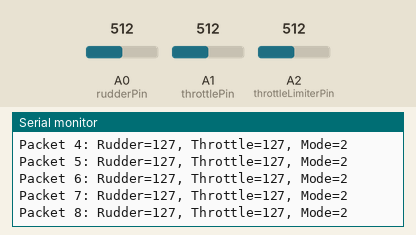
Recording of a sketch running on a simulated Arduino Nano, built with avr-gcc and run on an emulated ATmega328P. On the bench: the last lines printed to the serial monitor. The test bench sets the inputs (shaded band); at power-on: A0 (rudderPin) = 512, A1 (throttlePin) = 512, A2 (throttleLimiterPin) = 512. No radio packets arrive unless stated.

Above: at 1.2 s.
1.3 s: A0 (rudderPin) set to 399
At 1.36 s:
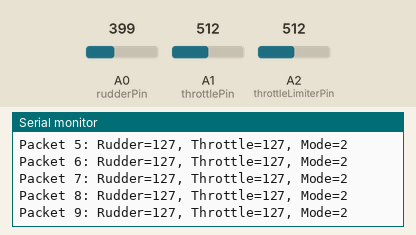
2.8 s: A1 (throttlePin) set to 399
At 2.89 s:
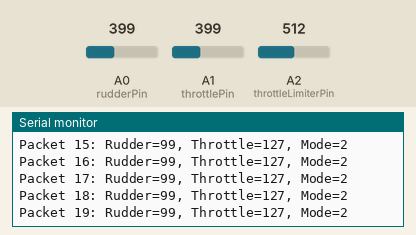
4.3 s: A2 (throttleLimiterPin) set to 399
At 4.42 s:
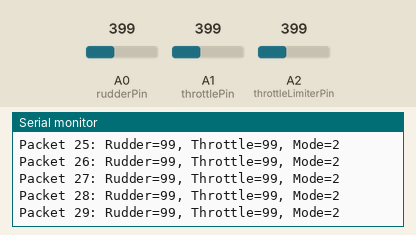
5.8 s: A0 (rudderPin) set to 419
At 5.94 s:
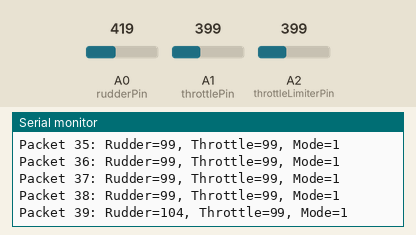
7.3 s: A1 (throttlePin) set to 419
At 7.32 s:
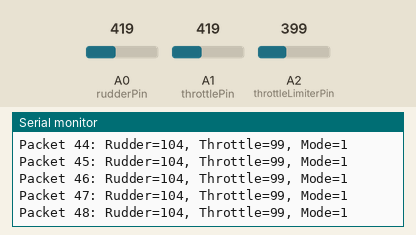
8.8 s: A2 (throttleLimiterPin) set to 419
At 8.84 s:
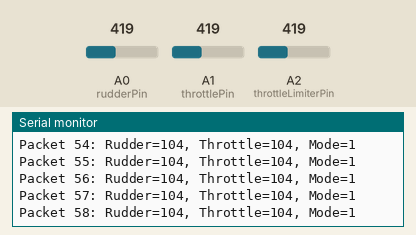
Timing chart, 0 to 11.3 s (numbered marks = the images above; inputs shaded):
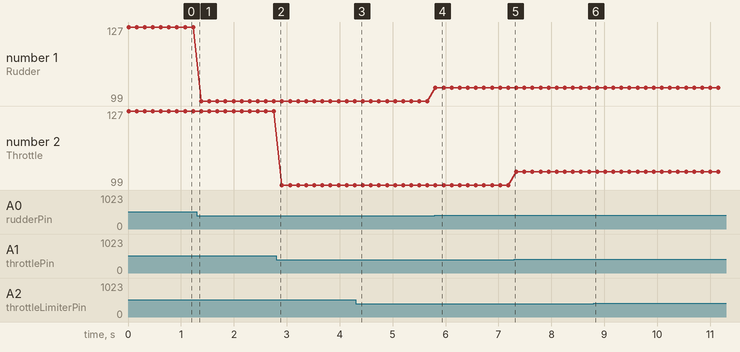

Measured:
- after the input at 5.8 s, the serial monitor: prints a new line at once (image 4)
- plotted number 1: 127 → 99 after the input at 1.3 s, 99 → 104 after the input at 5.8 s

The sketch:

NANO_TX_RANGETEST_2_24_2025.ino
```cpp
#include <SPI.h>
#include <RF24.h>
//NANO RANGE TEST CODE
// NRF24L01 setup
RF24 radio(7, 6); // CE, CSN pins
//transmission testing TX
// Communication pipe address
const uint64_t pipe = 0xF0F0F0F0E1LL;

// Analog pins for rudder and throttle
const int rudderPin = A0;
const int throttlePin = A1;
const int throttleLimiterPin = A2;

// Data structure for transmission
struct ControlData {
    uint8_t rudder;
    uint8_t throttle;
    uint8_t throttleMode;
} __attribute__((packed));

void setup() {
    Serial.begin(115200);
    // Initialize NRF24L01
    Serial.println("Initializing Transmitter...");
    if (!radio.begin()) {
        Serial.println("RF24 initialization failed!");
        while (1); // Halt if radio fails
    }
    radio.openWritingPipe(pipe);
    radio.setPALevel(RF24_PA_LOW);
    radio.setDataRate(RF24_250KBPS);
    radio.stopListening(); // Transmit mode

    Serial.println("Transmitter ready.");
}

void loop() {
    Serial.println("Starting transmission of 100 packets...");
    for (int i = 0; i < 100; i++) {
        uint16_t rawRudder = analogRead(rudderPin);
        uint16_t rawThrottle = analogRead(throttlePin);
        uint16_t rawThrottleLimiter = analogRead(throttleLimiterPin);

        uint8_t rudderValue = map(rawRudder, 0, 1023, 0, 255);
        uint8_t throttleValue = map(rawThrottle, 0, 1023, 0, 255);

        uint8_t throttleMode;
        if (rawThrottleLimiter < 204) {
            throttleMode = 0;
        } else if (rawThrottleLimiter < 409) {
            throttleMode = 1;
        } else if (rawThrottleLimiter < 614) {
            throttleMode = 2;
        } else if (rawThrottleLimiter < 819) {
            throttleMode = 3;
        } else {
            throttleMode = 4;
        }

        ControlData data = {rudderValue, throttleValue, throttleMode};
        bool success = radio.write(&data, sizeof(data));

        Serial.print("Packet ");
        Serial.print(i + 1);
        Serial.print(": Rudder=");
        Serial.print(data.rudder);
        Serial.print(", Throttle=");
        Serial.print(data.throttle);
        Serial.print(", Mode=");
        Serial.println(data.throttleMode);

        if (!success) {
            Serial.println("Message failed to send.");
        }

        delay(150); // 100 packets in ~15 sec
    }

    Serial.println("Transmission Complete.");
    while (1); // Halt after sending 100 packets
}
```
